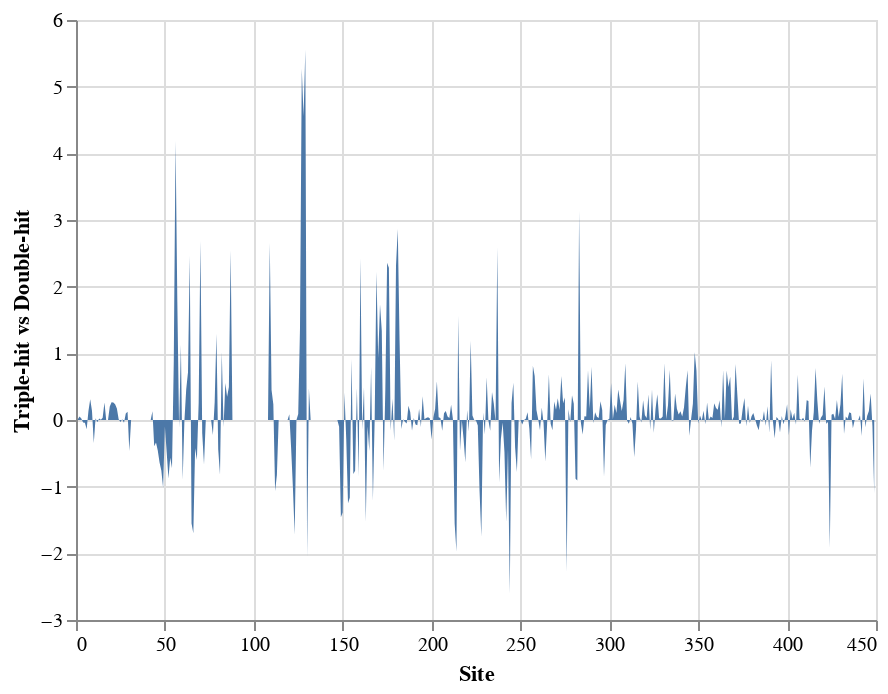

The cell this chart's notebook holds for it:
### Code cell
import altair as alt

source = df

line = alt.Chart(source).mark_area().encode(
    x='Site',
    y='Triple-hit vs Double-hit'
)

line

### Figure 1 — Vega-Lite specification as saved in the notebook (floating-point values rounded to 4 significant figures; data arrays with more than 128 entries replaced by an {"elided": "..."} marker saying what was removed)
{"config": {"view": {"continuousWidth": 400, "continuousHeight": 300}}, "data": {"name": "data-c896adc3a1a8f1edd8a2d403ae937ee7"}, "mark": "area", "encoding": {"x": {"type": "quantitative", "field": "Site"}, "y": {"type": "quantitative", "field": "Triple-hit vs Double-hit"}}, "$schema": "https://vega.github.io/schema/vega-lite/v4.8.1.json", "datasets": {"data-c896adc3a1a8f1edd8a2d403ae937ee7": {"elided": "449 records"}}}
